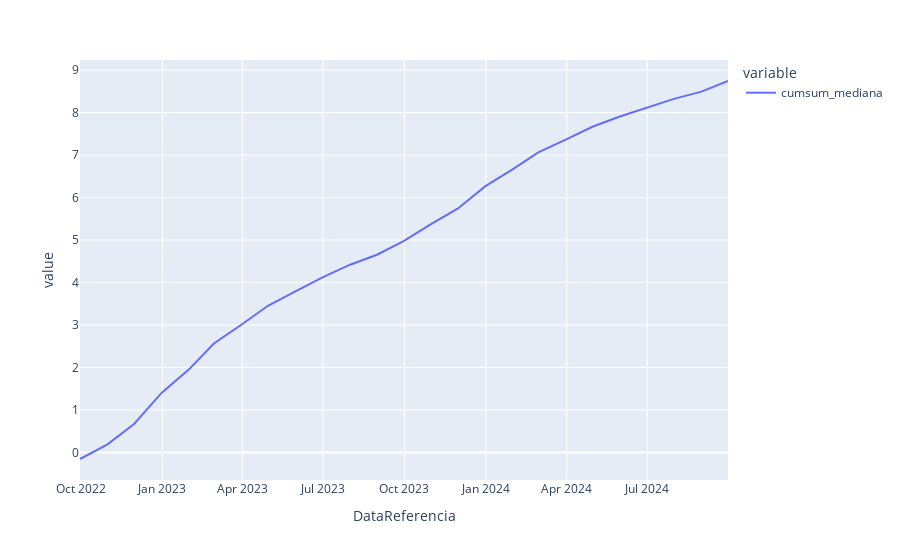

The notebook cell this image was saved under:
### Code cell
# Gráfico iterativo utilizando o plotly
fig=px.line(df_ipca_ultima,x=df_ipca_ultima.index,y=['cumsum_mediana'])
# Gerando arquivo com o resultado
# plotly.offline.plot(fig, show_link = True,filename=f'./output/tx_desocupacao_forcast.html')
fig.show()

### Figure 1 — Plotly figure (JSON) as saved in the notebook; plotly's stock layout.template omitted (floating-point values rounded to 4 significant figures)
{"data": [{"hovertemplate": "variable=cumsum_mediana<br>DataReferencia=%{x}<br>value=%{y}<extra></extra>", "legendgroup": "cumsum_mediana", "line": {"color": "#636efa", "dash": "solid"}, "marker": {"symbol": "circle"}, "mode": "lines", "name": "cumsum_mediana", "orientation": "v", "showlegend": true, "type": "scatter", "x": ["2022-09-30", "2022-10-31", "2022-11-30", "2022-12-31", "2023-01-31", "2023-02-28", "2023-03-31", "2023-04-30", "2023-05-31", "2023-06-30", "2023-07-31", "2023-08-31", "2023-09-30", "2023-10-31", "2023-11-30", "2023-12-31", "2024-01-31", "2024-02-29", "2024-03-31", "2024-04-30", "2024-05-31", "2024-06-30", "2024-07-31", "2024-08-31", "2024-09-30"], "xaxis": "x", "y": [-0.155, 0.19, 0.67, 1.4, 1.955, 2.565, 3.005, 3.452, 3.789, 4.114, 4.414, 4.654, 4.974, 5.374, 5.738, 6.263, 6.663, 7.063, 7.363, 7.667, 7.91, 8.12, 8.325, 8.495, 8.745], "yaxis": "y"}], "layout": {"legend": {"title": {"text": "variable"}, "tracegroupgap": 0}, "margin": {"t": 60}, "xaxis": {"anchor": "y", "domain": [0, 1], "title": {"text": "DataReferencia"}}, "yaxis": {"anchor": "x", "domain": [0, 1], "title": {"text": "value"}}}}
